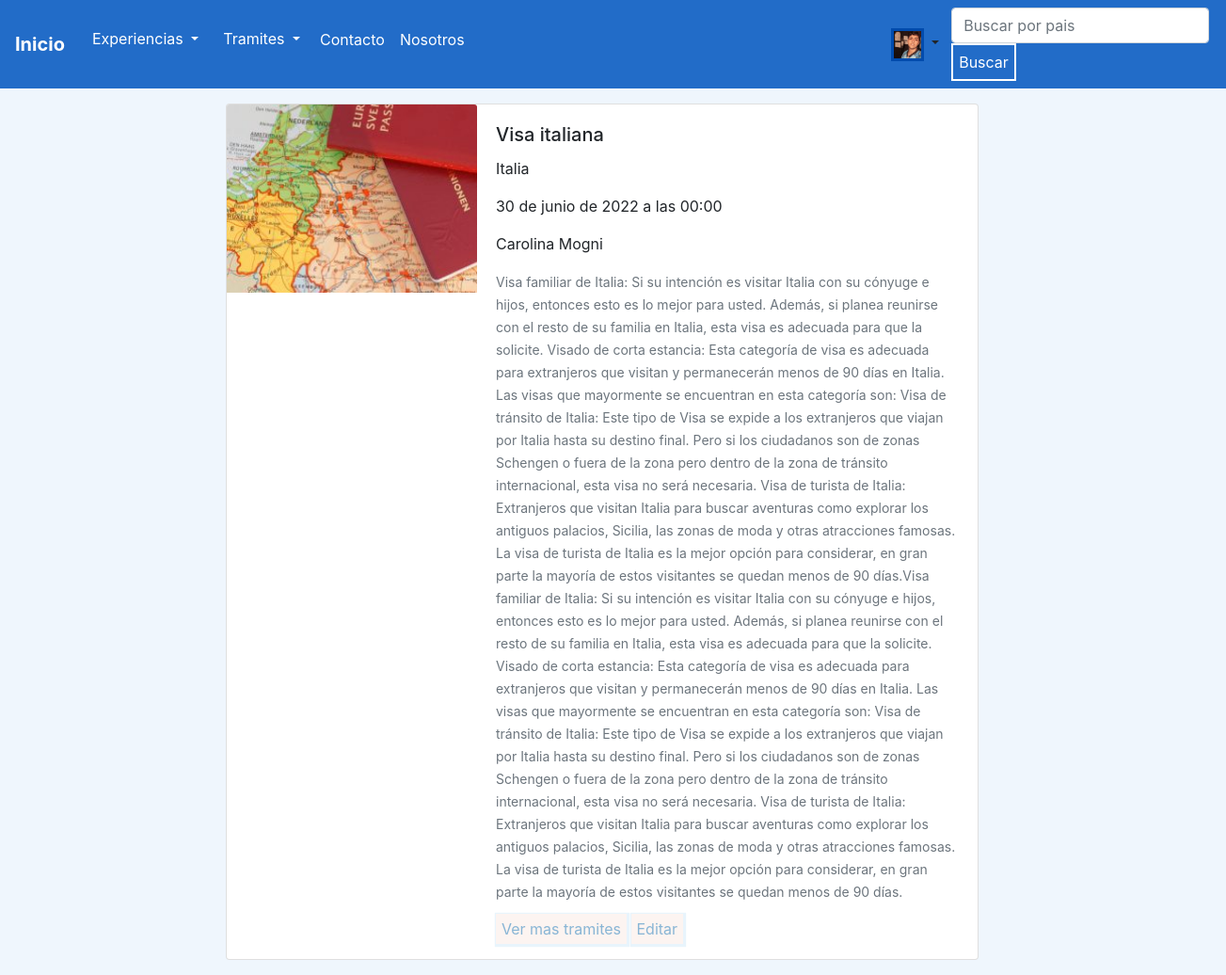
/detalle-tramite/7/ (signed in), run on the app's committed database.
### cuenta/models.py (models this page shows, shortened)
class User(AbstractUser):
    descripcion = models.CharField(max_length=100, blank=True, null=True)
    telefono = models.IntegerField(null=True, blank=True)
    redes_sociales = models.URLField(max_length=100, null=True, blank=True)
    image = models.ImageField(upload_to = 'imagenes_User/', blank=True, null=True )
    class Meta:
        verbose_name = 'Usuario'
        verbose_name_plural = 'Usuarios'

### tramites/models.py (models this page shows, shortened)
class Tramites(models.Model):
    nombre_tramites = models.CharField(max_length=100)
    pais = models.CharField(max_length=20)
    fecha = models.DateTimeField(null=True)
    autor =  models.CharField(max_length=30)
    descripcion = models.TextField(max_length=20000)
    image = models.ImageField(upload_to = 'imagenes_tramites/', blank=True, null=True)
    is_active = models.BooleanField(default=True)
    class Meta:
        verbose_name = 'Tramite'
        verbose_name_plural = 'Tramites'

### tramites/views.py (the view)
# urls.py: path('detalle-tramite/<int:pk>/', Detail_tramite.as_view(), name = 'detalle-tramite'),
class Detail_tramite(DetailView, LoginRequiredMixin):
    model = Tramites
    template_name= 'tramites/detalle_tramite.html'

### templates/tramites/detalle_tramite.html (shortened to what this page needs)
{% extends 'base.html' %}
{% block contenido %}
<div enctype="multipart/form-data" class="d-flex" style="margin-top:1rem; margin-left:15rem">
    <div class="card mb-3" style="width: 800px;">
        <div class="row no-gutters">
          <div class="col-md-4">
            {% if object.image %}
            <img class="card-img-top" src="{{object.image.url}}" alt="Card image cap" style="height: 200px;width: 100%;">
            {% endif %}
          </div>
          <div class="col-md-8">
            <div class="card-body">
              <h5 class="card-title">{{object.nombre_tramites}}</h5>
              <p class="card-text">{{object.pais}}</p>
              <p class="card-text">{{object.fecha}}</p>
              <p class="card-text">{{object.autor}}</p>
              <p class="card-text"><small class="text-muted">{{object.descripcion}}</small></p>
              <a href="/ver-tramites/" class="Boton">Ver mas tramites</a>
               {% if request.user.is_authenticated and request.user.is_superuser %}
                    <a href="/actualizar-tramites/{{object.id}}/" class="Boton">Editar </a>
               {% endif %}
            </div>
          </div>
        </div>
      </div>
{% endblock %}

### templates/base.html (shortened to what this page needs)
<!DOCTYPE html>
<html lang="en">
<head>
    {% load static %}
    <link rel="stylesheet" href="https://cdn.jsdelivr.net/npm/bootstrap@4.6.1/dist/css/bootstrap.min.css"
>
        <link rel="stylesheet"  href="{% static 'blog_viaje-GomezMogniLavezzo/styles.css' %}" type="text/css">
</head>
<header>
    <nav class="navbar navbar-expand-lg navbar "  >
        <a class="navbar-brand text-white" href="/"><b>Inicio </b></a>
        <div class="collapse navbar-collapse" id="navbarSupportedContent">
            <ul class="navbar-nav mr-auto">
                <li class="nav-item" >
                    <div class="btn-group"  >
                        <button type="button" class="btn dropdown-toggle text-white " data-toggle="dropdown" aria-expanded="false" >
                            Experiencias
                        </button>
                </li>
                <li class="nav-item" >
                    <div class="btn-group"  >
                        <button type="button" class="btn dropdown-toggle text-white " data-toggle="dropdown" aria-expanded="false" >
                            Tramites
                        </button>
                </li>
                <li class="nav-item">
                    <a class="nav-link text-white" href="/contacto/">Contacto</a>
                </li>
                <li class="nav-item" >
                    <a class="nav-link text-white" href="/nosotros/">Nosotros</a>
                </li>
                {% if user.is_authenticated %}
                    <div class="btn-group" style="margin-left:27rem ;">
                        <button type="button" class="btn  dropdown-toggle" data-toggle="dropdown" aria-expanded="false" >
                            {% if user.image %}
                               <img src="{{user.image.url}}" width="35px" height="35px" style=" margin-top:2.5%;border-style: solid; border-color: rgb(1, 75, 173);  ">
                            {% else %}
                               <img src="\media\imagenes_User\usuariodefault.jpg" width="35px" height="35px" style=" margin-top:2.5%;border-style: solid; border-color: rgb(1, 75, 173);  ">
                            {% endif %}
                        </button>
                {% endif %}
            </ul>
            <form class="form-inline my-2 my-lg-0" action ="/search_experiencias_view/" method = "GET" style="margin-right: 4%;">
                <input  class="form-control mr-sm-2" type="text" placeholder="Buscar por pais" aria-label="Search" name = 'search'>
                <button class="BotonBuscador " type="submit">Buscar</button>
            </form>
        </div>
    </nav>
</header>
<body >
{% block contenido %}
{% endblock %}
</body>
</html>

### static/blog_viaje-GomezMogniLavezzo/styles.css (style rules this page uses)
html { max-height: 100%; height: 1360px; }
body { background-color: rgb(239, 246, 253); max-width: 100%; min-width: 100%; position: absolute; align-content: center; }
header { max-width: 100%; background-color: rgb(34, 108, 200); height: 10%; max-height: 10%; position: static; max-width: 100%; max-height: 100%; }
.Boton { padding: 6px ; background-color: rgba(252, 244, 241, 0.949); box-shadow: 1px 1px 1px 2px rgba(34, 144, 222, 0.1); color: rgb(136, 181, 213); border-style: initial; border-color: rgba(104, 104, 104, 0.949); text-decoration: solid; max-width: 100%; max-height: 100%; }
.BotonBuscador { padding: 6px ; background-color: rgb(34, 108, 200); color: rgb(255, 255, 255); border-color:rgb(255, 255, 255); border-style:solid; max-width: 100%; max-height: 100%; }

### data on the page
User: image (picture)
Tramites: image (picture), nombre_tramites "Visa italiana", pais "Italia", fecha "30 de junio de 2022 a las 00:00", autor "Carolina Mogni", descripcion "Visa familiar de Italia: Si su intención es visitar Italia con su cónyuge e hijos, entonces esto es lo mejor para usted. Además, si planea reunirse con el resto de su familia en Italia, esta visa es adecuada para que la solicite. Visado de corta estancia: Esta categoría de visa es adecuada para extranjeros que visitan y permanecerán menos de 90 días en Italia. Las visas que mayormente se encuentran en esta categoría son: Visa de tránsito de Italia: Este tipo de Visa se expide a los extranjeros que viajan por Italia hasta su destino final. Pero si los ciudadanos son de zonas Schengen o fuera de la zona pero dentro de la zona de tránsito internacional, esta visa no será necesaria. Visa de…"
